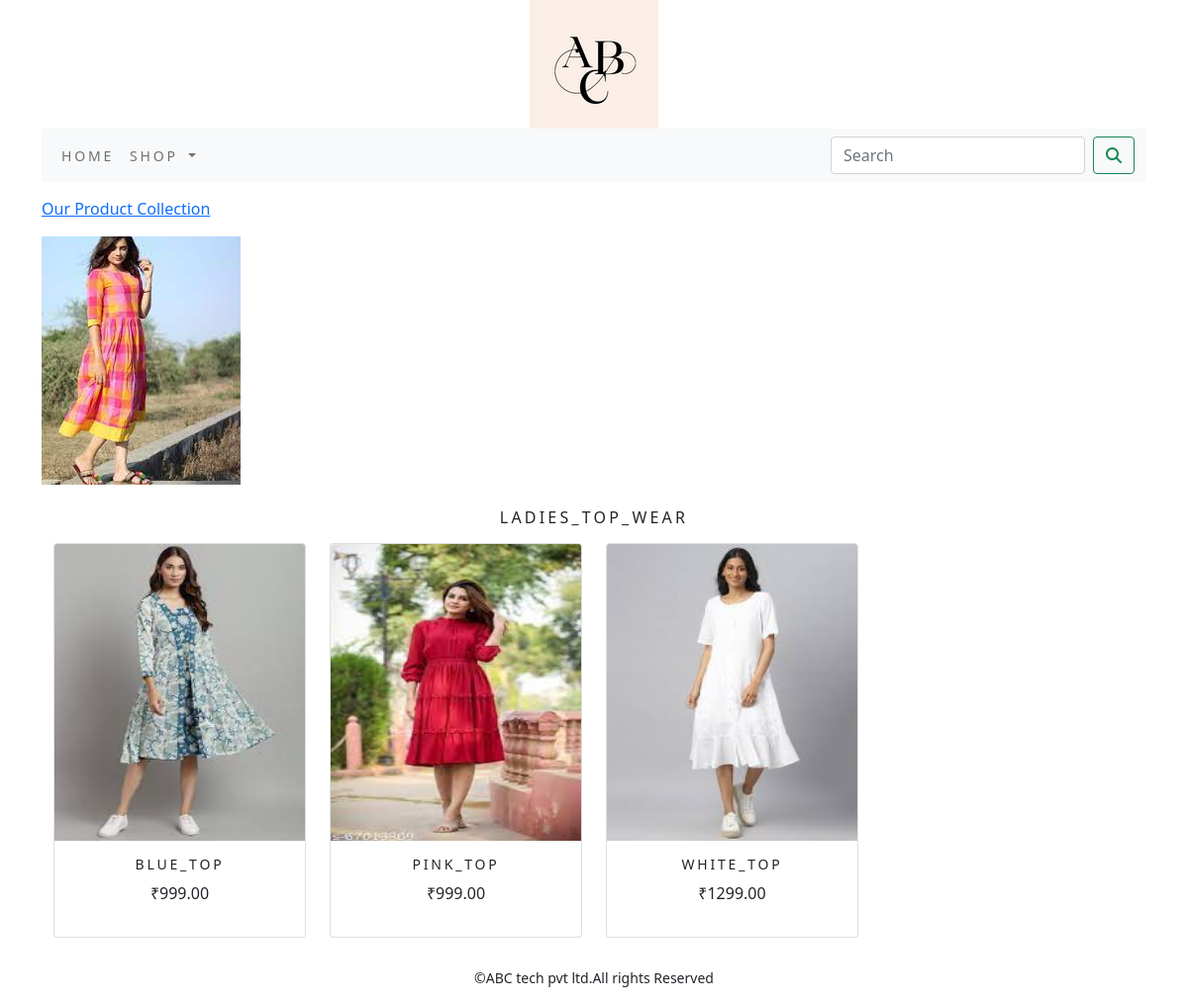
The app's page /ladies_top_wear/ with its own data.
### shop/models.py (models this page shows, shortened)
class Category(models.Model):
    name=models.CharField(max_length=250,unique=True)
    slug=models.SlugField(max_length=250,unique=True)
    description=models.TextField(blank=True)
    image=models.ImageField(upload_to='category',blank=True)
    class Meta:
        ordering=('name',)
        verbose_name='category'
        verbose_name_plural='categories'
    def get_url(self):
        return reverse('shop:products_by_category',args=[self.slug])

class Product(models.Model):
    name = models.CharField(max_length=250, unique=True)
    slug = models.SlugField(max_length=250, unique=True)
    description = models.TextField(blank=True)
    price=models.DecimalField(max_digits=10,decimal_places=2)
    category=models.ForeignKey(Category,on_delete=models.CASCADE)
    image=models.ImageField(upload_to='product',blank=True)
    stock=models.IntegerField()
    available=models.BooleanField(default=True)
    created=models.DateTimeField(auto_now_add=True)
    updated = models.DateTimeField(auto_now=True)
    def get_url(self):
        return reverse('shop:prodCatdetail',args=[self.category.slug,self.slug])
    class Meta:
        ordering = ('name',)
        verbose_name = 'product'
        verbose_name_plural = 'products'

### shop/views.py (the view)
# urls.py: path('',views.allProdCat,name='allProdCat'),
def allProdCat(request, c_slug=None):
    c_page = None
    products = None
    if c_slug != None:
        c_page = get_object_or_404(Category, slug=c_slug)
        products_list = Product.objects.all().filter(category=c_page, available=True)
    else:
        products_list = Product.objects.all().filter(available=True)
    paginator = Paginator(products_list, 6)
    try:
        page = int(request.GET.get('page', '1'))
    except:
        page = 1
    try:
        products = paginator.page(page)
    except (EmtyPage, InvalidPage):
        products = paginator.page(paginator.num_pages)
    return render(request, "category.html", {'category': c_page, 'products': products})

### cart/context_processors.py (called while the page is built)
def counter(request):
    item_count=0
    if 'admin' in request.path:
        return {}
    else:
        try:
            cart=Cart.objects.filter(cart_id=_cart_id(request))
            cart_items=CartItem.objects.all().filter(cart=cart[:1])
            for cart_item in cart_items:
                item_count += cart_item.quantity
        except Cart.DoesNotExist:
            item_count =0
    return dict(item_count=item_count)

### cart/views.py (called while the page is built)
def _cart_id(request):
    cart = request.session.session_key
    if not cart:
        cart = request.session.create()
    return cart

### shop/context_processors.py (called while the page is built)
def menu_links(request):
    links =Category.objects.all()
    return dict(links=links)

### templates/category.html (shortened to what this page needs)
{% extends 'base.html' %}
{% load static %}
{% block content %}
{% if category %}
    <div>
       <div class="row my_row_class">
           <div class="mx-auto">
           <p><a href="{% url 'shop:allProdCat' %}">Our Product Collection</a></p>
       </div>
             </div>
    </div>
    {% endif %}
<div class="mx-auto">
    {% if category %}
         <img class="my_image" src="{{category.image.url}}" alt="{{category.name}}">
</div>
    <br>
<div>
         <h1 class="text-center my_tittle">{{category.name}}</h1>
</div>
    {% endif %}
<div  class="container">
    <div class="row mx_auto">
        {% for product in products %}
        <div class="my_bottom_margin col_14 col-sm-14 col-md-3  col-lg-14">
            <div class="card text-center">
                <a href="{{product.get_url}}"><img class="card-img-top my_image" src="{{product.image.url}}" alt="{{product.name}}" style="height:300px;"></a>
            <div class="card-body">
                <h4>{{product.name}}</h4>
                <p>₹{{product.price}}</p>
            </div>
            </div>
        </div>
        {% endfor %}
    </div>
     </div>
{% endblock %}

### static/css/custom.css (style rules this page uses)
body { font-family: 'Roboto', sans-serif; }
.my_row_class { padding-top :15px; }
.my_tittle { font-size :16px; text-transform :uppercase; letter-spacing: .2em; }
.my_bottom_margin { margin-bottom:10px; }
.card-body h4 { font-size:14px; text-transform :uppercase; letter-spacing: .2em; }

### records on screen
Category: image (picture), name "LADIES_TOP_WEAR"
Product: image (picture), name "BLUE_TOP", price "999.00"
Product: image (picture), name "PINK_TOP", price "999.00"
Product: image (picture), name "WHITE_TOP", price "1299.00"
